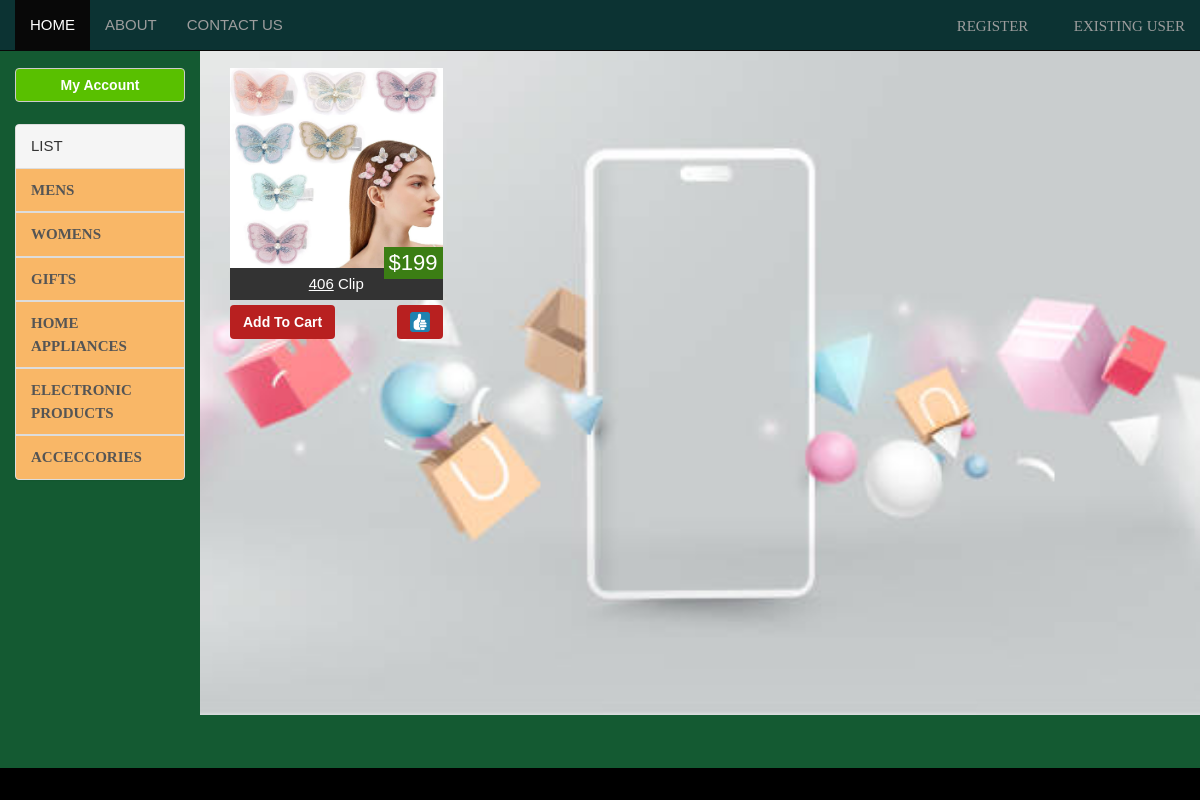
Screenshot of /accessories.php with the database file from the repository.
### tables this page shows
CREATE TABLE `product` (
  `id` int(30) NOT NULL,
  `type` int(10) NOT NULL,
  `location` varchar(120) NOT NULL,
  `price` int(30) NOT NULL,
  `name` varchar(50) NOT NULL
);

### accessories.php (the view)
<?php
    include 'includes/header.php';
    include 'includes/left-bar.php';
    include 'config/database.php';
?>
<div class="col-md-10" style="
    background-image: url('images/cate.jpg');
    background-size: cover;
    background-position: center;
    min-height: 670px;
    color: white;">
    <br/>
    <?php
        $res = mysqli_query($link, "SELECT * FROM product WHERE type = 6") or die(mysqli_error($link));
        while ($arr = mysqli_fetch_row($res)) {
            echo "<div class='col-md-3 game'>";
                echo "<div class='game-price'>$$arr[3]</div>";
                echo "<a href='$arr[2]'><img src='$arr[2]' alt='$arr[0]'/></a>";
                echo "<div class='game-title'><u>$arr[0]</u> $arr[4]</div>";
                if (!isset($_SESSION['sadmin'])) {
                    echo "<form action='user/addToCart.php'>";
                        echo "<div class='game-add' style='float:left;'><button name='subject' value='$arr[0]' class='btn btn2' type='submit'>Add To Cart</button></div>";
                    echo "</form>";
                    echo "<form action='user/addToWishlist.php'>";
                        echo "<div class='game-add' style='float:right;'><button name='subject' value='$arr[0]' class='btn btn2' type='submit'><img src='images/icons/9.png' style='height:20px;width:20px;float:right;' alt='Wishlist Icon'></button></div>";
                    echo "</form>";
                }
            echo "<br/></div>";
        }
    ?>
</div>
<?php include 'includes/footer.php'?>

### css/style.css (style rules this page uses)
* { margin: 0; padding: 0; }
body { font-family: arial; font-size: 15px; color: white; line-height: 1.5em; background: #f4f4f4 }
.game { display:relative; }
.game-title { text-align: center; padding: 5px; background : #333; color: #fff; }
.game img { height:200px; width: 100%; }
.game-price { position: absolute; bottom : 80px; right: 15px; background : #3b7e14; color: #fff; padding: 5px; font-size: 22px; }
.game-add { margin: 5px auto 20px auto; text-align: center; }
.btn2 { background : #B82020; color : #ffffff; font-weight: bold; }

### rows the page displays
product: price "199", location (picture), id "406", name "Clip"
